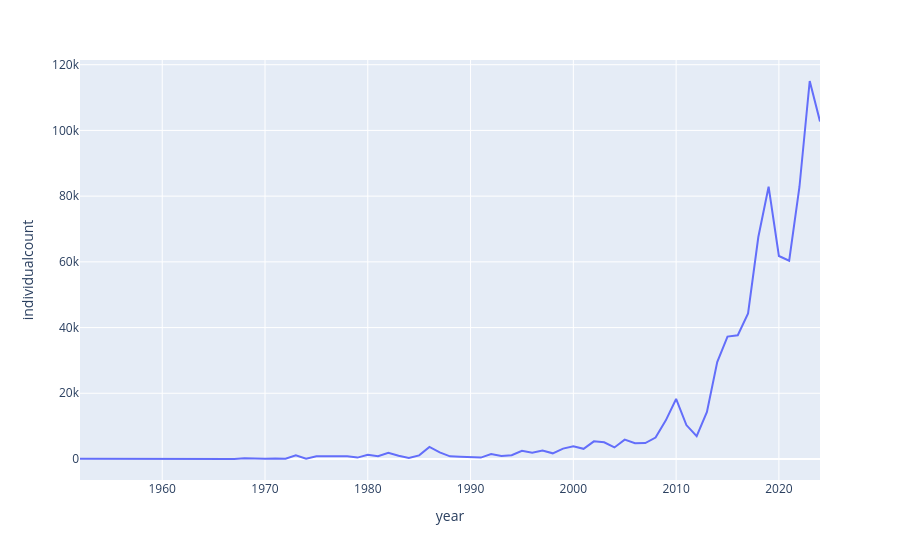

The notebook cell saved with this chart:
### Code cell
fig = px.line(df.groupby("year").count()[["individualcount"]].reset_index(), x='year', y="individualcount")
fig.show()

### Figure 1 — Plotly figure (JSON) as saved in the notebook; plotly's stock layout.template omitted (floating-point values rounded to 4 significant figures)
{"data": [{"hovertemplate": "year=%{x}<br>individualcount=%{y}<extra></extra>", "legendgroup": "", "line": {"color": "#636efa", "dash": "solid"}, "marker": {"symbol": "circle"}, "mode": "lines", "name": "", "orientation": "v", "showlegend": false, "type": "scatter", "x": [1952, 1958, 1962, 1963, 1964, 1965, 1966, 1967, 1968, 1969, 1970, 1971, 1972, 1973, 1974, 1975, 1976, 1977, 1978, 1979, 1980, 1981, 1982, 1983, 1984, 1985, 1986, 1987, 1988, 1989, 1990, 1991, 1992, 1993, 1994, 1995, 1996, 1997, 1998, 1999, 2000, 2001, 2002, 2003, 2004, 2005, 2006, 2007, 2008, 2009, 2010, 2011, 2012, 2013, 2014, 2015, 2016, 2017, 2018, 2019, 2020, 2021, 2022, 2023, 2024], "xaxis": "x", "y": [106, 1, 149, 8, 1, 29, 11, 23, 197, 62, 41, 127, 88, 1136, 105, 809, 750, 771, 800, 426, 1259, 827, 1914, 976, 283, 1111, 3659, 2017, 806, 713, 661, 429, 1536, 947, 1175, 2497, 1906, 2550, 1728, 3165, 3908, 3100, 5369, 5094, 3515, 5900, 4827, 4853, 6519, 11758, 18276, 10327, 6939, 14324, 29480, 37265, 37653, 44313, 67554, 82866, 61788, 60342, 82777, 115036, 102747], "yaxis": "y"}], "layout": {"legend": {"tracegroupgap": 0}, "margin": {"t": 60}, "xaxis": {"anchor": "y", "domain": [0, 1], "title": {"text": "year"}}, "yaxis": {"anchor": "x", "domain": [0, 1], "title": {"text": "individualcount"}}}}
